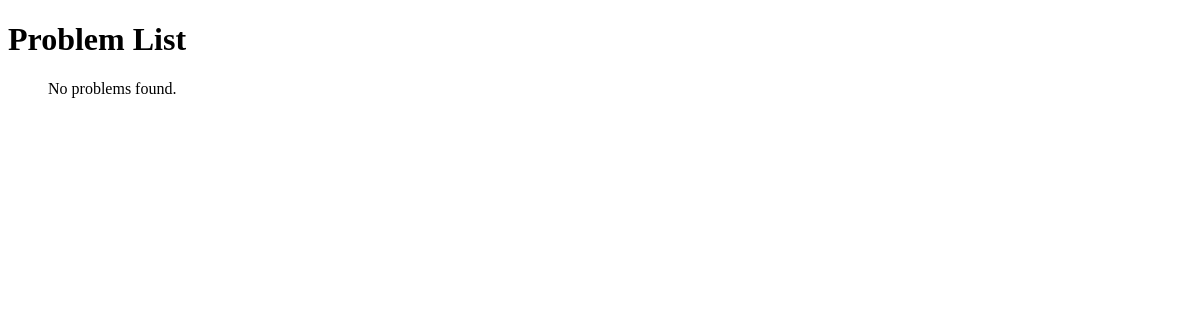
The app's page /problems/, older data.
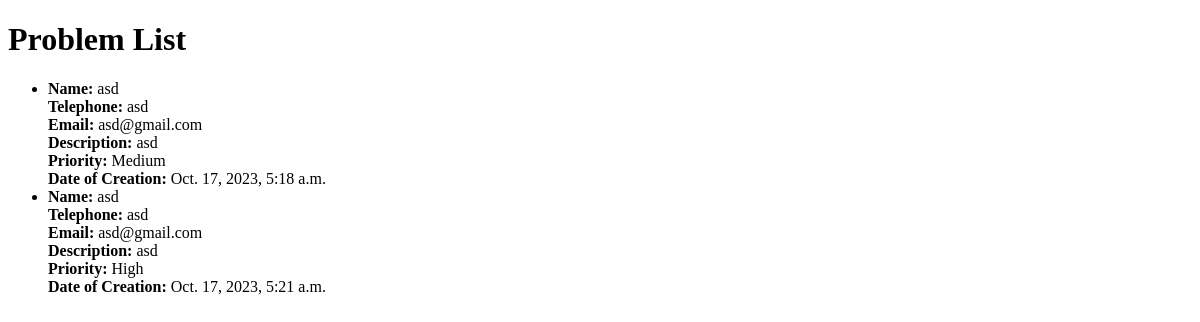
The same page, newer data.
### api/models.py (models this page shows, shortened)
class Problem(models.Model):
    name = models.CharField(max_length=100)
    telephone = models.CharField(max_length=20)
    email = models.EmailField()
    description = models.TextField()
    priority = models.CharField(max_length=10, choices=PRIORITY_CHOICES)
    date_of_creation = models.DateTimeField(auto_now_add=True)
    reported_by = models.ForeignKey(User, on_delete=models.CASCADE)

### api/views.py (the view)
# urls.py: path('problems/', views.problem_list, name = 'problem_list'),
def problem_list(request):
    problems = Problem.objects.all()
    return render(request, 'problem_list.html', {'problems': problems})

### api/templates/problem_list.html (shortened to what this page needs)
<!DOCTYPE html>
<html>
<head>
</head>
<body>
    <h1>Problem List</h1>
    <ul>
        {% for problem in problems %}
            <li>
                <strong>Name:</strong> {{ problem.name }}<br>
                <strong>Telephone:</strong> {{ problem.telephone }}<br>
                <strong>Email:</strong> {{ problem.email }}<br>
                <strong>Description:</strong> {{ problem.description }}<br>
                <strong>Priority:</strong> {{ problem.get_priority_display }}<br>
                <strong>Date of Creation:</strong> {{ problem.date_of_creation }}<br>
            </li>
        {% empty %}
            <p>No problems found.</p>
        {% endfor %}
    </ul>
</body>
</html>

Row changes from the older to the newer data that the page shows:
added Problem: name "asd", telephone "asd", email "asd@gmail.com", description "asd", priority "Medium", date_of_creation "Oct. 17, 2023, 5:18 a.m."
added Problem: name "asd", telephone "asd", email "asd@gmail.com", description "asd", priority "High", date_of_creation "Oct. 17, 2023, 5:21 a.m."
Text that changed along with them:
text no longer shown: "No problems found."
